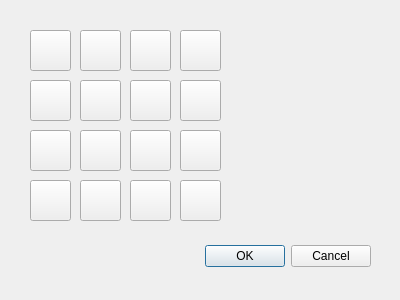
<?xml version="1.0" encoding="UTF-8"?>
<ui version="4.0">
 <class>Dialog</class>
 <widget class="QDialog" name="Dialog">
  <property name="geometry">
   <rect>
    <x>0</x>
    <y>0</y>
    <width>400</width>
    <height>300</height>
   </rect>
  </property>
  <property name="sizePolicy">
   <sizepolicy hsizetype="Fixed" vsizetype="Fixed">
    <horstretch>0</horstretch>
    <verstretch>0</verstretch>
   </sizepolicy>
  </property>
  <property name="minimumSize">
   <size>
    <width>400</width>
    <height>300</height>
   </size>
  </property>
  <property name="maximumSize">
   <size>
    <width>400</width>
    <height>300</height>
   </size>
  </property>
  <property name="windowTitle">
   <string>Выбор цвета</string>
  </property>
  <widget class="QDialogButtonBox" name="buttonBox">
   <property name="geometry">
    <rect>
     <x>30</x>
     <y>240</y>
     <width>341</width>
     <height>32</height>
    </rect>
   </property>
   <property name="locale">
    <locale language="Russian" country="Russia"/>
   </property>
   <property name="orientation">
    <enum>Qt::Horizontal</enum>
   </property>
   <property name="standardButtons">
    <set>QDialogButtonBox::Cancel|QDialogButtonBox::Ok</set>
   </property>
  </widget>
  <widget class="QPushButton" name="pushButton_1">
   <property name="geometry">
    <rect>
     <x>30</x>
     <y>30</y>
     <width>41</width>
     <height>41</height>
    </rect>
   </property>
   <property name="styleSheet">
    <string notr="true"/>
   </property>
   <property name="text">
    <string/>
   </property>
   <property name="checkable">
    <bool>true</bool>
   </property>
   <property name="autoExclusive">
    <bool>true</bool>
   </property>
  </widget>
  <widget class="QPushButton" name="pushButton_2">
   <property name="geometry">
    <rect>
     <x>80</x>
     <y>30</y>
     <width>41</width>
     <height>41</height>
    </rect>
   </property>
   <property name="text">
    <string/>
   </property>
   <property name="checkable">
    <bool>true</bool>
   </property>
   <property name="autoExclusive">
    <bool>true</bool>
   </property>
  </widget>
  <widget class="QPushButton" name="pushButton_3">
   <property name="geometry">
    <rect>
     <x>130</x>
     <y>30</y>
     <width>41</width>
     <height>41</height>
    </rect>
   </property>
   <property name="text">
    <string/>
   </property>
   <property name="checkable">
    <bool>true</bool>
   </property>
   <property name="autoExclusive">
    <bool>true</bool>
   </property>
  </widget>
  <widget class="QPushButton" name="pushButton_4">
   <property name="geometry">
    <rect>
     <x>180</x>
     <y>30</y>
     <width>41</width>
     <height>41</height>
    </rect>
   </property>
   <property name="text">
    <string/>
   </property>
   <property name="checkable">
    <bool>true</bool>
   </property>
   <property name="autoExclusive">
    <bool>true</bool>
   </property>
  </widget>
  <widget class="QPushButton" name="pushButton_5">
   <property name="geometry">
    <rect>
     <x>180</x>
     <y>80</y>
     <width>41</width>
     <height>41</height>
    </rect>
   </property>
   <property name="text">
    <string/>
   </property>
   <property name="checkable">
    <bool>true</bool>
   </property>
   <property name="autoExclusive">
    <bool>true</bool>
   </property>
  </widget>
  <widget class="QPushButton" name="pushButton_6">
   <property name="geometry">
    <rect>
     <x>80</x>
     <y>80</y>
     <width>41</width>
     <height>41</height>
    </rect>
   </property>
   <property name="text">
    <string/>
   </property>
   <property name="checkable">
    <bool>true</bool>
   </property>
   <property name="autoExclusive">
    <bool>true</bool>
   </property>
  </widget>
  <widget class="QPushButton" name="pushButton_7">
   <property name="geometry">
    <rect>
     <x>130</x>
     <y>80</y>
     <width>41</width>
     <height>41</height>
    </rect>
   </property>
   <property name="text">
    <string/>
   </property>
   <property name="checkable">
    <bool>true</bool>
   </property>
   <property name="autoExclusive">
    <bool>true</bool>
   </property>
  </widget>
  <widget class="QPushButton" name="pushButton_8">
   <property name="geometry">
    <rect>
     <x>30</x>
     <y>80</y>
     <width>41</width>
     <height>41</height>
    </rect>
   </property>
   <property name="text">
    <string/>
   </property>
   <property name="checkable">
    <bool>true</bool>
   </property>
   <property name="autoExclusive">
    <bool>true</bool>
   </property>
  </widget>
  <widget class="QPushButton" name="pushButton_9">
   <property name="geometry">
    <rect>
     <x>30</x>
     <y>180</y>
     <width>41</width>
     <height>41</height>
    </rect>
   </property>
   <property name="text">
    <string/>
   </property>
   <property name="checkable">
    <bool>true</bool>
   </property>
   <property name="autoExclusive">
    <bool>true</bool>
   </property>
  </widget>
  <widget class="QPushButton" name="pushButton_10">
   <property name="geometry">
    <rect>
     <x>180</x>
     <y>180</y>
     <width>41</width>
     <height>41</height>
    </rect>
   </property>
   <property name="text">
    <string/>
   </property>
   <property name="checkable">
    <bool>true</bool>
   </property>
   <property name="autoExclusive">
    <bool>true</bool>
   </property>
  </widget>
  <widget class="QPushButton" name="pushButton_11">
   <property name="geometry">
    <rect>
     <x>180</x>
     <y>130</y>
     <width>41</width>
     <height>41</height>
    </rect>
   </property>
   <property name="text">
    <string/>
   </property>
   <property name="checkable">
    <bool>true</bool>
   </property>
   <property name="autoExclusive">
    <bool>true</bool>
   </property>
  </widget>
  <widget class="QPushButton" name="pushButton_12">
   <property name="geometry">
    <rect>
     <x>80</x>
     <y>180</y>
     <width>41</width>
     <height>41</height>
    </rect>
   </property>
   <property name="text">
    <string/>
   </property>
   <property name="checkable">
    <bool>true</bool>
   </property>
   <property name="autoExclusive">
    <bool>true</bool>
   </property>
  </widget>
  <widget class="QPushButton" name="pushButton_13">
   <property name="geometry">
    <rect>
     <x>80</x>
     <y>130</y>
     <width>41</width>
     <height>41</height>
    </rect>
   </property>
   <property name="text">
    <string/>
   </property>
   <property name="checkable">
    <bool>true</bool>
   </property>
   <property name="autoExclusive">
    <bool>true</bool>
   </property>
  </widget>
  <widget class="QPushButton" name="pushButton_14">
   <property name="geometry">
    <rect>
     <x>130</x>
     <y>180</y>
     <width>41</width>
     <height>41</height>
    </rect>
   </property>
   <property name="text">
    <string/>
   </property>
   <property name="checkable">
    <bool>true</bool>
   </property>
   <property name="autoExclusive">
    <bool>true</bool>
   </property>
  </widget>
  <widget class="QPushButton" name="pushButton_15">
   <property name="geometry">
    <rect>
     <x>130</x>
     <y>130</y>
     <width>41</width>
     <height>41</height>
    </rect>
   </property>
   <property name="text">
    <string/>
   </property>
   <property name="checkable">
    <bool>true</bool>
   </property>
   <property name="autoExclusive">
    <bool>true</bool>
   </property>
  </widget>
  <widget class="QPushButton" name="pushButton_16">
   <property name="geometry">
    <rect>
     <x>30</x>
     <y>130</y>
     <width>41</width>
     <height>41</height>
    </rect>
   </property>
   <property name="text">
    <string/>
   </property>
   <property name="checkable">
    <bool>true</bool>
   </property>
   <property name="autoExclusive">
    <bool>true</bool>
   </property>
  </widget>
  <widget class="QLabel" name="labelColor">
   <property name="geometry">
    <rect>
     <x>250</x>
     <y>80</y>
     <width>121</width>
     <height>111</height>
    </rect>
   </property>
   <property name="styleSheet">
    <string notr="true"/>
   </property>
   <property name="text">
    <string/>
   </property>
  </widget>
 </widget>
 <resources/>
 <connections>
  <connection>
   <sender>buttonBox</sender>
   <signal>accepted()</signal>
   <receiver>Dialog</receiver>
   <slot>accept()</slot>
   <hints>
    <hint type="sourcelabel">
     <x>248</x>
     <y>254</y>
    </hint>
    <hint type="destinationlabel">
     <x>157</x>
     <y>274</y>
    </hint>
   </hints>
  </connection>
  <connection>
   <sender>buttonBox</sender>
   <signal>rejected()</signal>
   <receiver>Dialog</receiver>
   <slot>reject()</slot>
   <hints>
    <hint type="sourcelabel">
     <x>316</x>
     <y>260</y>
    </hint>
    <hint type="destinationlabel">
     <x>286</x>
     <y>274</y>
    </hint>
   </hints>
  </connection>
 </connections>
</ui>
